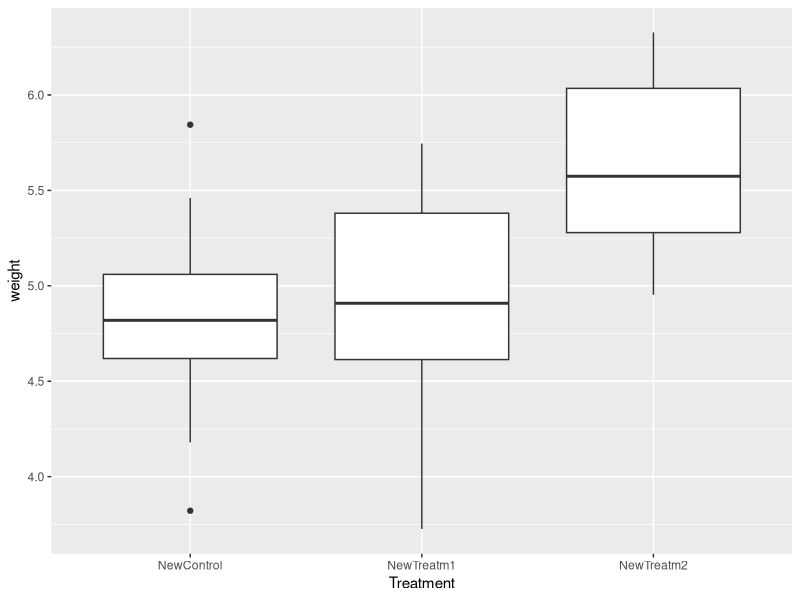
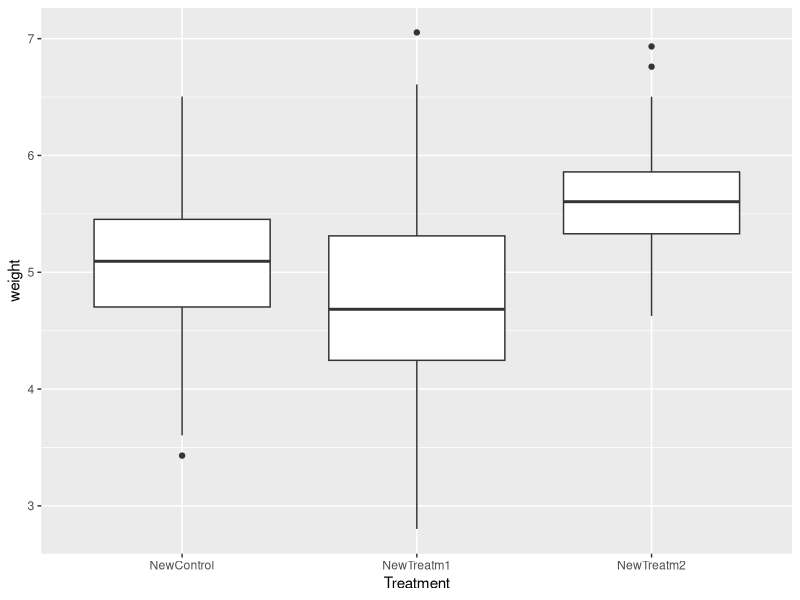
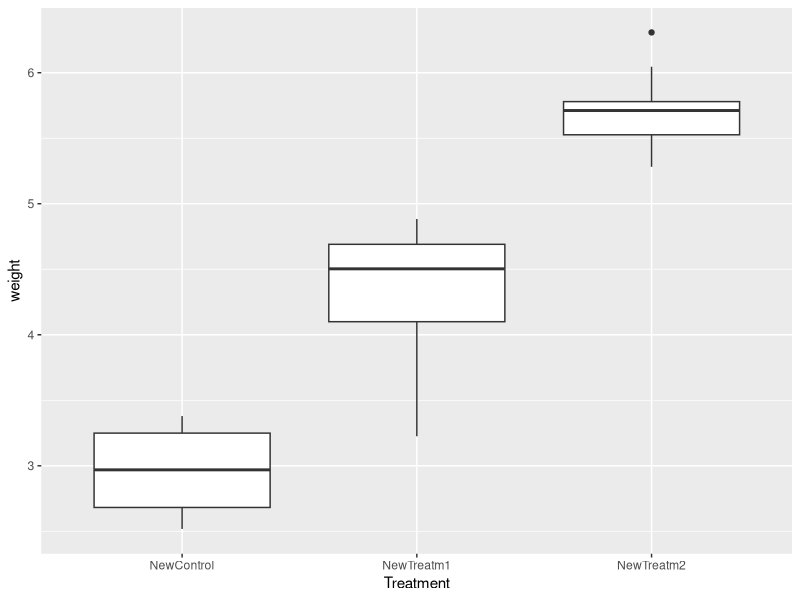
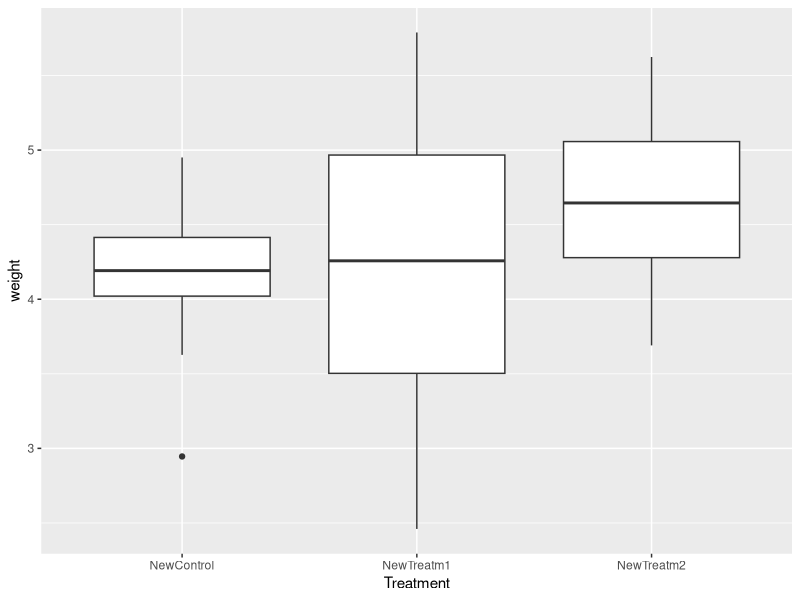

Source code (R) for these figures, in order:
library(ggplot2) # for graphics
library(MASS)
library(dplyr)
library(rlang)
library(tidyverse)
# for maximum likelihood estimation
# quick and dirty, a truncated normal distribution to work on the solution set
z<-PlantGrowth
str(z$group)
summary(z)

#dividing the subset groups
ControlData<- filter(z, group=="ctrl") #10 obs of 2 variables
mean(ControlData$weight) #5.032
sd(ControlData$weight) #0.583

Treatm1<-filter(z,group=="trt1") #10 obs of 2 variables
mean(Treatm1$weight) #4.661
sd(Treatm1$weight) #0.794

Treatm2<-filter(z,group=="trt2") #10 obs of 2 variables
mean(Treatm2$weight) #5.526
sd(Treatm2$weight) #0.446

#now we generate a fake dataset based on my parameters taking for granted that we have a normal distribution 

NewControl <-rnorm(n=10, mean=5.032,sd=0.583)
NewTreatm1 <-rnorm(n=10, mean=4.661,sd=0.794)
NewTreatm2 <-rnorm(n=10, mean=5.526,sd=0.446)
dFrame <- data.frame(NewControl,NewTreatm1,NewTreatm2,stringsAsFactors=FALSE)
dFrame<-pivot_longer(dFrame, cols=c(NewControl,NewTreatm1,NewTreatm2), names_to="Treatment",values_to="weight")
print(dFrame)
str(dFrame)
#now we have our fake dataset and we want to do a graph with that and analyze some data 
ggplot(dFrame, aes(x=Treatment,y=weight))+geom_boxplot()
#this is a useful graph 
anova<-aov(weight~Treatment, data=dFrame)
summary(anova)
#my anova is significant but if I run multiple times it changes--> results are very variable! 
#1st ANOVA=0.0415
#2nd ANOVA=0.00112
#3rd ANOVA=0.000467
# So now I play a bit around my parameters to understand if and how my results change as well. Let's see what happens if I change the sample size, making it 100 instead of 10 
NewControl <-rnorm(n=100, mean=5.032,sd=0.583)
NewTreatm1 <-rnorm(n=100, mean=4.661,sd=0.794)
NewTreatm2 <-rnorm(n=100, mean=5.526,sd=0.446)
dFrame <- data.frame(NewControl,NewTreatm1,NewTreatm2,stringsAsFactors=FALSE)
dFrame<-pivot_longer(dFrame, cols=c(NewControl,NewTreatm1,NewTreatm2), names_to="Treatment",values_to="weight")
anova<-aov(weight~Treatment, data=dFrame)
summary(anova)
ggplot(dFrame, aes(x=Treatment,y=weight))+geom_boxplot()
#So now, my ANOVA gives me a p-value (<2e-16) that is very significant. I know that I should probably extend the sample size and collect more data to have a stronger effect to be shown! 
#But what about the mean? Changing the mean and leaving the sample size as before. I will low down the mean of the NewControl by 2 units
NewControl <-rnorm(n=10, mean=3.032,sd=0.583)
NewTreatm1 <-rnorm(n=10, mean=4.661,sd=0.794)
NewTreatm2 <-rnorm(n=10, mean=5.526,sd=0.446)
dFrame <- data.frame(NewControl,NewTreatm1,NewTreatm2,stringsAsFactors=FALSE)
dFrame<-pivot_longer(dFrame, cols=c(NewControl,NewTreatm1,NewTreatm2), names_to="Treatment",values_to="weight")
ggplot(dFrame, aes(x=Treatment,y=weight))+geom_boxplot()
anova<-aov(weight~Treatment, data=dFrame)
summary(anova)
#the p-value in this case is very significant as well! P-value=5.99e-08
#So, how small can the differences between the groups be (the “effect size”) for you to still detect a significant pattern (p < 0.05)? Adding 1.1 unit to the control group and lowering down the mean of the 2nd treatment group by one
NewControl <-rnorm(n=10, mean=4.132,sd=0.583)#+1.1
NewTreatm1 <-rnorm(n=10, mean=4.661,sd=0.794)
NewTreatm2 <-rnorm(n=10, mean=4.526,sd=0.446) #-1
dFrame <- data.frame(NewControl,NewTreatm1,NewTreatm2,stringsAsFactors=FALSE)
dFrame<-pivot_longer(dFrame, cols=c(NewControl,NewTreatm1,NewTreatm2), names_to="Treatment",values_to="weight")
ggplot(dFrame, aes(x=Treatment,y=weight))+geom_boxplot()
anova<-aov(weight~Treatment, data=dFrame)
summary(anova)
#1st ANOVA: p-value= 0.0141
#2nd ANOVA: p-value= 0.0884
#3rd ANOVA: p-value= 0.0227 

#Alternatively, for the effect sizes you originally hypothesized, what is the minimum sample size you would need in order to detect a statistically significant effect? Again, run the model a few times with the same parameter set to get a feeling for the effect of random variation in the data
#lowering down of 2 units the sample size can become not significant, for example 
NewControl <-rnorm(n=8, mean=5.032,sd=0.583)
NewTreatm1 <-rnorm(n=8, mean=4.661,sd=0.794)
NewTreatm2 <-rnorm(n=8, mean=5.526,sd=0.446)
dFrame <- data.frame(NewControl,NewTreatm1,NewTreatm2,stringsAsFactors=FALSE)
dFrame<-pivot_longer(dFrame, cols=c(NewControl,NewTreatm1,NewTreatm2), names_to="Treatment",values_to="weight")
anova<-aov(weight~Treatment, data=dFrame)
summary(anova)
#1st ANOVA: 0.0637 
#2nd ANOVA: 0.117
#3rANOVA: 0.0295 
